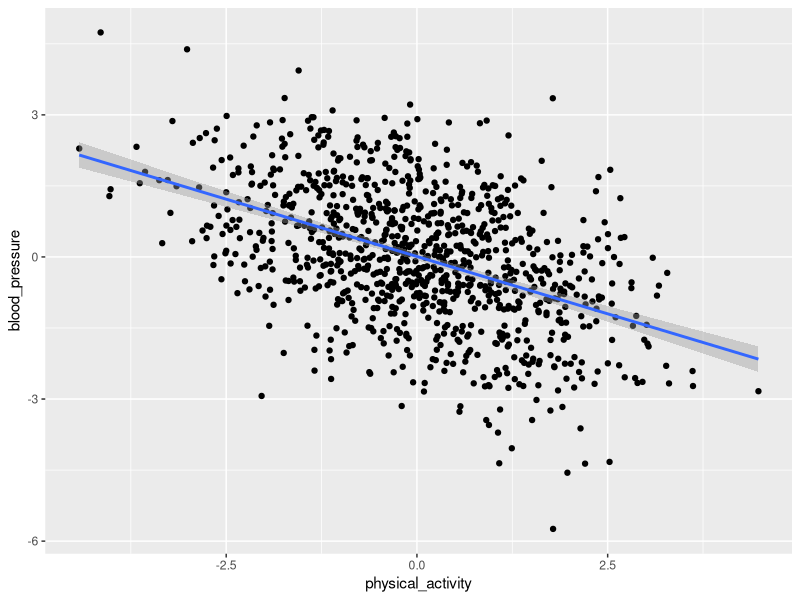
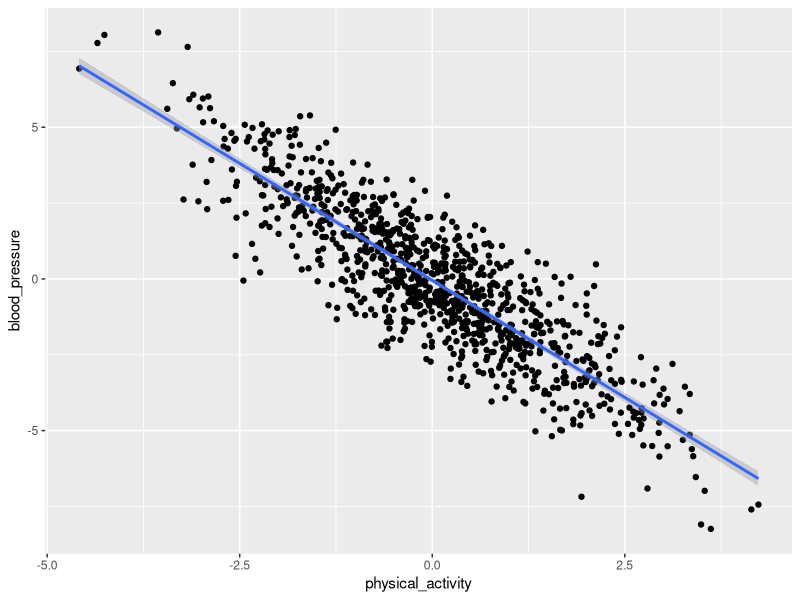
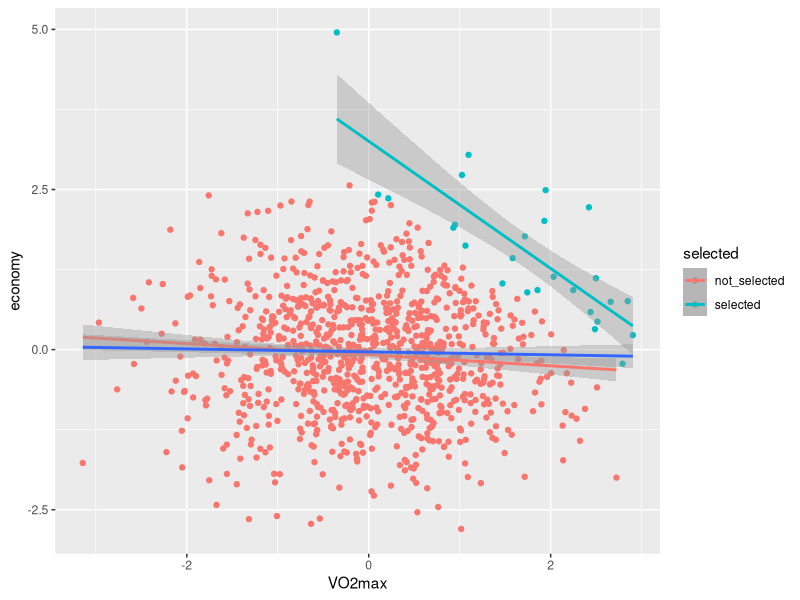

Write R code to recreate these figures, in order.
## ---- chunk 1

library(tidyverse)

n <- 1000
economy <- rnorm(n)

physical_activity <- economy + rnorm(n)
blood_pressure <- -economy + rnorm(n)


dat <- data.frame(economy, physical_activity, 
                  blood_pressure)



dat |> 
  ggplot(aes(x = physical_activity, 
             y = blood_pressure)) + 
  geom_point() + 
  geom_smooth(method = "lm")



# Statistisk kontroll for økonomi

m0 <- lm(blood_pressure ~ physical_activity, 
         data = dat)


m1 <- lm(blood_pressure ~ physical_activity + 
           economy, 
         data = dat)


summary(m0)

summary(m1)


# En del av effekten skylles konfunderende variabel

n <- 1000
economy <- rnorm(n)

physical_activity <- economy + rnorm(n)
blood_pressure <- -economy -physical_activity +  rnorm(n)


dat <- data.frame(economy, physical_activity, 
                  blood_pressure)



dat |> 
  ggplot(aes(x = physical_activity, 
             y = blood_pressure)) + 
  geom_point() + 
  geom_smooth(method = "lm")



# Statistisk kontroll for økonomi

m0 <- lm(blood_pressure ~ physical_activity, 
         data = dat)


m1 <- lm(blood_pressure ~ physical_activity + 
           economy, 
         data = dat)


summary(m0)

summary(m1)



## ---- chunk 2

n <- 1000

VO2max <- rnorm(n)
economy <- rnorm(n)


dat <- data.frame(VO2max, economy) |> 
  mutate(performance = VO2max + economy, 
         selected = if_else(performance > 2.5, 
                            "selected",
                            "not_selected")) |> 
  print()





dat |> 
  ggplot(aes(VO2max, economy, 
             color = selected)) + 
  geom_point() + 
  geom_smooth(method = "lm") + 
  geom_smooth(aes(color = NULL), 
              method = "lm")
